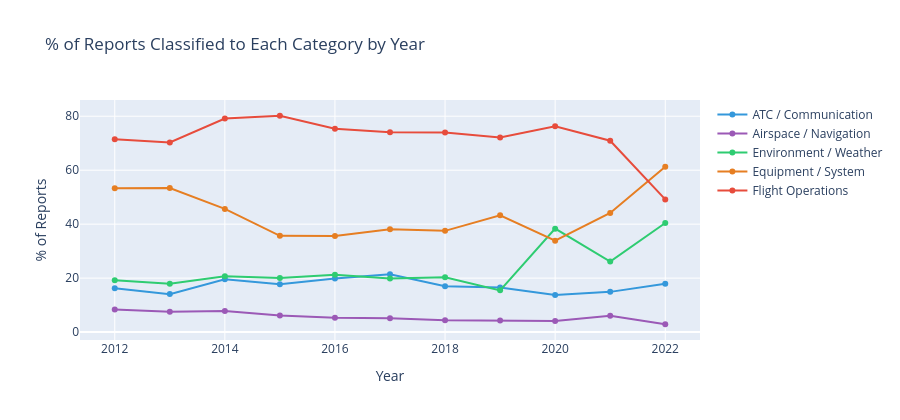

Source (notebook cell):
### Markdown cell above
## 4. Category Prevalence Over Time

### Code cell
merged["year"] = merged["year"].astype(int)
time_series    = merged.groupby("year")[label_cols].mean().reset_index()

fig = go.Figure()
for col in label_cols:
    fig.add_trace(go.Scatter(
        x=time_series["year"],
        y=time_series[col] * 100,
        mode="lines+markers",
        name=LABEL_DISPLAY.get(col, col),
        line=dict(color=LABEL_COLORS.get(col, "#999")),
    ))
fig.update_layout(
    title="% of Reports Classified to Each Category by Year",
    xaxis_title="Year",
    yaxis_title="% of Reports",
    height=420,
    hovermode="x unified",
)
fig.show()

### Figure 1 — Plotly figure (JSON) as saved in the notebook; plotly's stock layout.template omitted (floating-point values rounded to 4 significant figures)
{"data": [{"line": {"color": "#3498db"}, "mode": "lines+markers", "name": "ATC / Communication", "type": "scatter", "x": [2012, 2013, 2014, 2015, 2016, 2017, 2018, 2019, 2020, 2021, 2022], "y": [16.23, 14.08, 19.56, 17.78, 19.84, 21.41, 16.97, 16.53, 13.77, 14.91, 17.92]}, {"line": {"color": "#9b59b6"}, "mode": "lines+markers", "name": "Airspace / Navigation", "type": "scatter", "x": [2012, 2013, 2014, 2015, 2016, 2017, 2018, 2019, 2020, 2021, 2022], "y": [8.345, 7.521, 7.872, 6.168, 5.344, 5.117, 4.374, 4.318, 4.133, 6.058, 2.917]}, {"line": {"color": "#2ecc71"}, "mode": "lines+markers", "name": "Environment / Weather", "type": "scatter", "x": [2012, 2013, 2014, 2015, 2016, 2017, 2018, 2019, 2020, 2021, 2022], "y": [19.25, 17.95, 20.71, 20.04, 21.29, 19.88, 20.3, 15.47, 38.35, 26.12, 40.42]}, {"line": {"color": "#e67e22"}, "mode": "lines+markers", "name": "Equipment / System", "type": "scatter", "x": [2012, 2013, 2014, 2015, 2016, 2017, 2018, 2019, 2020, 2021, 2022], "y": [53.31, 53.36, 45.65, 35.69, 35.65, 38.13, 37.52, 43.29, 33.89, 44.16, 61.25]}, {"line": {"color": "#e74c3c"}, "mode": "lines+markers", "name": "Flight Operations", "type": "scatter", "x": [2012, 2013, 2014, 2015, 2016, 2017, 2018, 2019, 2020, 2021, 2022], "y": [71.46, 70.3, 79.12, 80.17, 75.38, 74.02, 73.96, 72.12, 76.29, 70.92, 49.17]}], "layout": {"height": 420, "hovermode": "x unified", "title": {"text": "% of Reports Classified to Each Category by Year"}, "xaxis": {"title": {"text": "Year"}}, "yaxis": {"title": {"text": "% of Reports"}}}}
